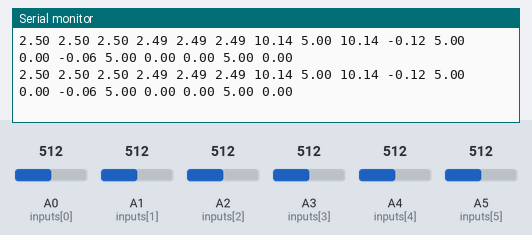
This sketch was run on a simulated Arduino Uno, built with avr-gcc and run on an emulated ATmega328P. Parts: the last lines printed to the serial monitor. The inputs (shaded band) are chosen by the test bench; at power-on: A3 (inputs[3]) = 512, A2 (inputs[2]) = 512, A4 (inputs[4]) = 512, A0 (inputs[0]) = 512, A1 (inputs[1]) = 512, A5 (inputs[5]) = 512.

Above: at 1.2 s.
1.3 s: A3 (inputs[3]) set to 523
At 2.4 s:
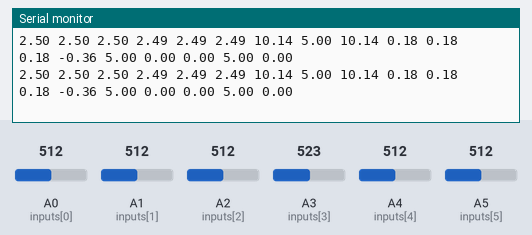
4.3 s: A2 (inputs[2]) set to 516
At 4.9 s:
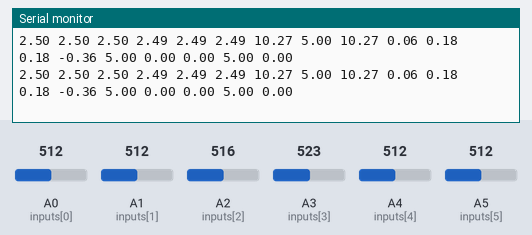
7.3 s: A4 (inputs[4]) set to 520
At 8.0 s:
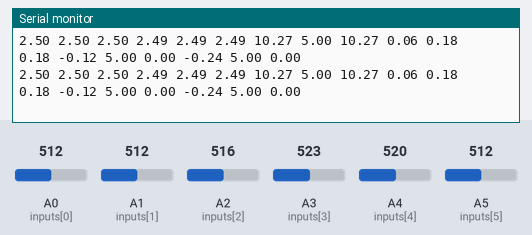
10.3 s: A4 (inputs[4]) set to 546
At 11.1 s:
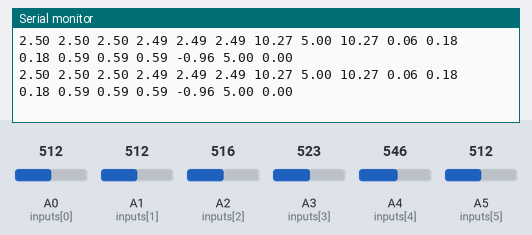

The sketch:

battery_monitoring_excel-optimized.ino
```cpp
// https://github.com/gregsell/arduino-multicell-battery-monitoring/upload/main

// IMPORTANT:
// definition: C1 cell with lowest voltage, c6 highest voltage
// battery pack is grounded with microcontroller at the negative pole of the 'lowest' cell -> no negative voltages
// used for 6S1P lithium battery

const int numCells = 6; // nr of cells in series
const int inputs[numCells] = {A0, A1, A2, A3, A4, A5}; // analog input pins for respective cell
const float vCorr[numCells] = { 1.0, 1.995, 6.053, 6.005, 5.98, 5.98}; // factors correcting for the voltage dividers. These should be fine-tuned carefully.
float c[numCells] = {0}; // cell voltages
float minC[numCells] = {}; // smallest measured cell voltages
float maxC[numCells] = {0}; // largest measured cell voltages
float v[numCells] = {0}; // absolute voltages from GND to the respective cell

float avg = 0.0; // variable for measurement filtering

void setup() {

  Serial.begin(500000);
  // one-time initialization of minC values, soley for being overwritten later
  for (int i = 0; i < numCells; i++) {
    minC[i] = 5;
    String s = String(i+1);
    Serial.print("c"+s+ "  minC"+s+"  maxC"+s+" "); // column labels for the excel chart
  }
  Serial.println();
}

void loop() {

  for (int i = 0; i < numCells; i++) { // procedurally computes values for every cell -> number of cells can be changes very easily

    // averaging multiple measurements
    avg = 0;
    for (int k = 0; k < 5; k++) {
      avg += map (analogRead(inputs[i]), 0, 1023, 0, 500);
      delayMicroseconds(200); // small delay between measurements
    }
    avg = avg / 5.0;

    // compute absolute voltages from GND to respective cell
    v[i] = avg / 100.0 * vCorr[i];
    if (v[i] < 0) { v[i] = 0; }

    // derive relative cell voltages from absolute values
    if  (i == 0) { c[0] = v[0]; }
    else { c[i] = v[i] - v[i-1]; }

    // check for minima or maxima
    if ((c[i] < minC[i]) && (c[i] > 0.1)) { // the second condition is to avoid zero values showing up as minima. Anything like that probably was a loose wire and can thus be skipped.
      minC[i] = c[i];
    }
    if (c[i] > maxC[i]) {
      maxC[i] = c[i];
    }

    // serial printing/plotting

    Serial.print(c[i]);
    Serial.print(" ");

    Serial.print(minC[i]);
    Serial.print(" ");

    Serial.print(maxC[i]);
    Serial.print(" ");

  }
  Serial.println();
  //delay(100);
}
```

Measured:
- after the input at 1.3 s, the serial monitor: prints a new line at once (image 1)
- after the input at 4.3 s, the serial monitor: prints a new line at once (image 2)
- after the input at 7.3 s, the serial monitor: prints a new line at once (image 3)
- after the input at 10.3 s, the serial monitor: prints a new line at once (image 4)
